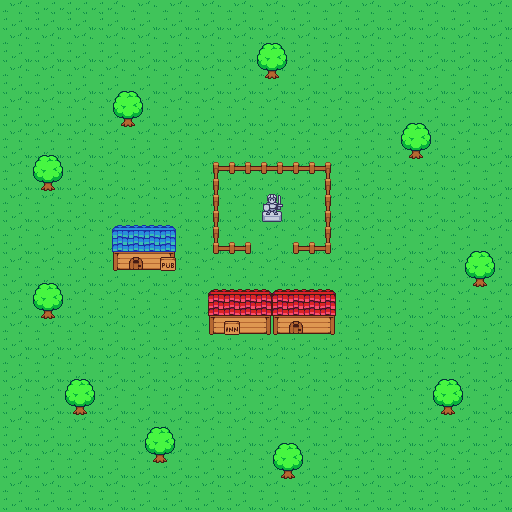

Below is a game level as drawn by its tile map, then a one-line description and the .tmx that defines it (tile-layer data replaced by summaries):
An orthogonal 32x32 tile map with 16x16 px tiles, 3 tile layers (Grass, shtuff 1, Shtuff 2) and 16 objects (13x wall, player, door).

<map version="1.4" tiledversion="1.4.1" orientation="orthogonal" renderorder="right-down" width="32" height="32" tilewidth="16" tileheight="16" infinite="0" nextlayerid="7" nextobjectid="18">
 <tileset firstgid="1" source="farmShtuff.tsx" />
 <layer id="1" name="Grass" width="32" height="32">
  <data>[1024 cells, 1024 non-empty, 4 distinct tile ids]</data>
 </layer>
 <layer id="2" name="shtuff 1" width="32" height="32">
  <data>[1024 cells, 110 non-empty, 26 distinct tile ids]</data>
 </layer>
 <objectgroup id="4" name="interactions">
  <object id="1" name="wall" x="260" y="44" width="24" height="32" />
  <object id="2" x="556" y="48" />
  <object id="3" name="wall" x="404" y="124" width="24" height="32" />
  <object id="4" name="wall" x="468" y="252" width="24" height="32" />
  <object id="5" name="wall" x="436" y="384" width="24" height="32" />
  <object id="6" name="wall" x="276" y="448" width="24" height="32" />
  <object id="7" name="wall" x="148" y="428" width="24" height="32" />
  <object id="8" name="wall" x="208" y="288" width="128" height="44" />
  <object id="9" name="wall" x="112" y="224" width="64" height="48" />
  <object id="10" name="wall" x="212" y="160" width="120" height="12" />
  <object id="11" name="wall" x="324" y="172" width="8" height="80" />
  <object id="12" name="wall" x="212" y="172" width="8" height="80" />
  <object id="13" name="wall" x="220" y="240" width="32" height="12" />
  <object id="14" name="wall" x="292" y="240" width="32" height="12" />
  <object id="15" name="player" x="256" y="112" width="16" height="16" />
  <object id="17" name="door" x="24" y="0" width="80" height="8">
   <properties>
    <property name="destName" value="dungeon1" />
    <property name="outDir" value="d" />
    <property name="selfName" value="farm1" />
   </properties>
  </object>
 </objectgroup>
 <layer id="3" name="Shtuff 2" width="32" height="32">
  <data>[1024 cells, 28 non-empty, 19 distinct tile ids]</data>
 </layer>
</map>
